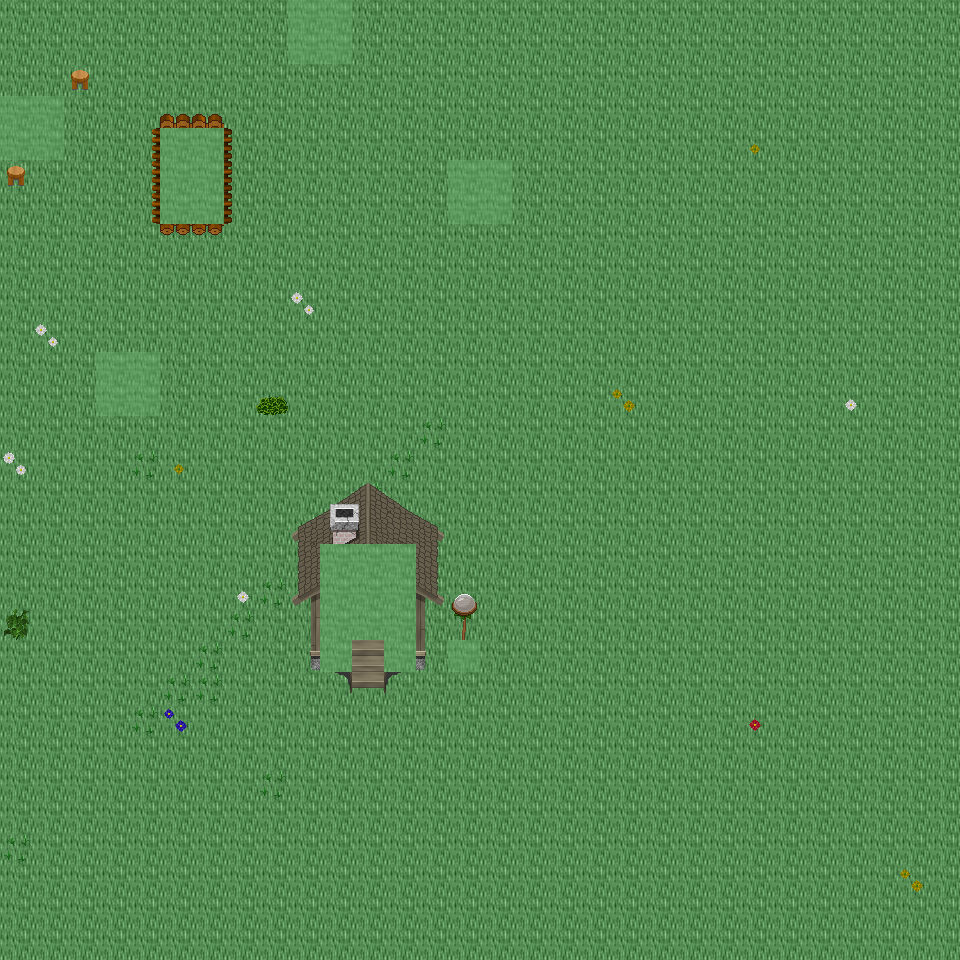

This game map was drawn from its Tiled (.tmx) file and the tilesets committed beside it. A one-line description and the trimmed map source follow:
An orthogonal 30x30 tile map with 32x32 px tiles, 6 tile layers (Ground, Object, Object2, Above, ...), 34 tilesets and 6 objects (6x mapExit).

<map version="1.0" orientation="orthogonal" renderorder="right-down" width="30" height="30" tilewidth="32" tileheight="32" nextobjectid="7">
  <tileset firstgid="1" name="tileset_ground_ground" tilewidth="32" tileheight="32" tilecount="33" columns="3">
    <image source="../drawable/tileset_ground_ground.png" width="96" height="352" />
  </tileset>
  <tileset firstgid="34" name="tileset_ground_grass_edges" tilewidth="32" tileheight="32" tilecount="36" columns="12">
    <image source="../drawable/tileset_ground_grass_edges.png" width="384" height="96" />
  </tileset>
  <tileset firstgid="70" name="tileset_ground_earth_edges" tilewidth="32" tileheight="32" tilecount="18" columns="6">
    <image source="../drawable/tileset_ground_earth_edges.png" width="192" height="96" />
  </tileset>
  <tileset firstgid="88" name="tileset_ground_grass_corners" tilewidth="32" tileheight="32" tilecount="24" columns="6">
    <image source="../drawable/tileset_ground_grass_corners.png" width="192" height="128" />
  </tileset>
  <tileset firstgid="112" name="tileset_plant_grasses" tilewidth="32" tileheight="32" tilecount="6" columns="3">
    <image source="../drawable/tileset_plant_grasses.png" width="96" height="64" />
  </tileset>
  <tileset firstgid="118" name="tileset_plant_flower_daisy_blue" tilewidth="32" tileheight="32" tilecount="8" columns="2">
    <image source="../drawable/tileset_plant_flower_daisy_blue.png" width="64" height="128" />
  </tileset>
  <tileset firstgid="126" name="tileset_plant_flower_daisy_yellow" tilewidth="32" tileheight="32" tilecount="8" columns="2">
    <image source="../drawable/tileset_plant_flower_daisy_yellow.png" width="64" height="128" />
  </tileset>
  <tileset firstgid="134" name="tileset_plant_bush_bushes" tilewidth="32" tileheight="32" tilecount="10" columns="5">
    <image source="../drawable/tileset_plant_bush_bushes.png" width="160" height="64" />
  </tileset>
  <tileset firstgid="144" name="tileset_plant_flower_daisy_red" tilewidth="32" tileheight="32" tilecount="8" columns="2">
    <image source="../drawable/tileset_plant_flower_daisy_red.png" width="64" height="128" />
  </tileset>
  <tileset firstgid="152" name="tileset_plant_flower_daisy_white" tilewidth="32" tileheight="32" tilecount="8" columns="2">
    <image source="../drawable/tileset_plant_flower_daisy_white.png" width="64" height="128" />
  </tileset>
  <tileset firstgid="160" name="tileset_logic_collision" tilewidth="32" tileheight="32" tilecount="1" columns="1">
    <image source="../drawable/tileset_logic_collision.png" width="32" height="32" />
  </tileset>
  <tileset firstgid="161" name="tileset_plant_stump_stump_brown" tilewidth="32" tileheight="32" tilecount="4" columns="2">
    <image source="../drawable/tileset_plant_stump_stump_brown.png" width="64" height="64" />
  </tileset>
  <tileset firstgid="165" name="tileset_plant_tree_tree_green" tilewidth="32" tileheight="32" tilecount="88" columns="8">
    <image source="../drawable/tileset_plant_tree_tree_green.png" width="256" height="352" />
  </tileset>
  <tileset firstgid="253" name="tileset_logic_item_resources" tilewidth="32" tileheight="32" tilecount="6" columns="6">
    <image source="../drawable/tileset_logic_item_resources.png" width="192" height="32" />
  </tileset>
  <tileset firstgid="259" name="tileset_logic_item_mushroom" tilewidth="32" tileheight="32" tilecount="6" columns="6">
    <image source="../drawable/tileset_logic_item_mushroom.png" width="192" height="32" />
  </tileset>
  <tileset firstgid="265" name="tileset_object_tent" tilewidth="32" tileheight="32" tilecount="9" columns="3">
    <image source="../drawable/tileset_object_tent.png" width="96" height="96" />
  </tileset>
  <tileset firstgid="274" name="tileset_logic_creature_albino_elf" tilewidth="32" tileheight="32" tilecount="5" columns="5">
    <image source="../drawable/tileset_logic_creature_albino_elf.png" width="160" height="32" />
  </tileset>
  <tileset firstgid="279" name="tileset_ground_ladder_vertical_dark" tilewidth="32" tileheight="32" tilecount="3" columns="3">
    <image source="../drawable/tileset_ground_ladder_vertical_dark.png" width="96" height="32" />
  </tileset>
  <tileset firstgid="282" name="tileset_ground_ladder_horizontal_dark" tilewidth="32" tileheight="32" tilecount="3" columns="1">
    <image source="../drawable/tileset_ground_ladder_horizontal_dark.png" width="32" height="96" />
  </tileset>
  <tileset firstgid="285" name="tileset_furniture_light_flames" tilewidth="32" tileheight="32" tilecount="6" columns="6">
    <image source="../drawable/tileset_furniture_light_flames.png" width="192" height="32" />
  </tileset>
  <tileset firstgid="291" name="tileset_furniture_table_tree_stump_table" tilewidth="32" tileheight="32" tilecount="4" columns="2">
    <image source="../drawable/tileset_furniture_table_tree_stump_table.png" width="64" height="64" />
  </tileset>
  <tileset firstgid="295" name="tileset_furniture_chair_stool" tilewidth="32" tileheight="32" tilecount="1" columns="1">
    <image source="../drawable/tileset_furniture_chair_stool.png" width="32" height="32" />
  </tileset>
  <tileset firstgid="296" name="tileset_logic_creature_ent" tilewidth="32" tileheight="32" tilecount="4" columns="4">
    <image source="../drawable/tileset_logic_creature_ent.png" width="128" height="32" />
  </tileset>
  <tileset firstgid="300" name="tileset_logic_creature_animal" tilewidth="32" tileheight="32" tilecount="32" columns="8">
    <image source="../drawable/tileset_logic_creature_animal.png" width="256" height="128" />
  </tileset>
  <tileset firstgid="332" name="tileset_logic_portal" tilewidth="32" tileheight="32" tilecount="24" columns="8">
    <image source="../drawable/tileset_logic_portal.png" width="256" height="96" />
  </tileset>
  <tileset firstgid="356" name="tileset_logic_item_herb" tilewidth="32" tileheight="32" tilecount="5" columns="5">
    <image source="../drawable/tileset_logic_item_herb.png" width="160" height="32" />
  </tileset>
  <tileset firstgid="361" name="tileset_ground_pothole" tilewidth="32" tileheight="32" tilecount="4" columns="4">
    <image source="../drawable/tileset_ground_pothole.png" width="128" height="32" />
  </tileset>
  <tileset firstgid="365" name="tileset_logic_creature_elemental" tilewidth="32" tileheight="32" tilecount="16" columns="8">
    <image source="../drawable/tileset_logic_creature_elemental.png" width="256" height="64" />
  </tileset>
  <tileset firstgid="381" name="tileset_plant_bush_bush_pinks" tilewidth="32" tileheight="32" tilecount="4" columns="2">
    <image source="../drawable/tileset_plant_bush_bush_pinks.png" width="64" height="64" />
  </tileset>
  <tileset firstgid="385" name="tileset_light_door_light" tilewidth="32" tileheight="32" tilecount="12" columns="3">
    <image source="../drawable/tileset_light_door_light.png" width="96" height="128" />
  </tileset>
  <tileset firstgid="397" name="tileset_light_dim_light_7x5" tilewidth="32" tileheight="32" tilecount="35" columns="7">
    <image source="../drawable/tileset_light_dim_light_7x5.png" width="224" height="160" />
  </tileset>
  <tileset firstgid="432" name="tileset_light_light_5x5" tilewidth="32" tileheight="32" tilecount="25" columns="5">
    <image source="../drawable/tileset_light_light_5x5.png" width="160" height="160" />
  </tileset>
  <tileset firstgid="457" name="tileset_furniture_light_roots_lamp" tilewidth="32" tileheight="32" tilecount="6" columns="2">
    <image source="../drawable/tileset_furniture_light_roots_lamp.png" width="64" height="96" />
  </tileset>
  <tileset firstgid="463" name="tileset_building_huts" tilewidth="32" tileheight="32" tilecount="338" columns="26">
    <image source="../drawable/tileset_building_huts.png" width="832" height="416" />
  </tileset>
  <layer name="Ground" width="30" height="30">
    <data>[900 cells, 900 non-empty, 2 distinct tile ids]</data>
  </layer>
  <layer name="Object" width="30" height="30">
    <data>[900 cells, 61 non-empty, 26 distinct tile ids]</data>
  </layer>
  <layer name="Object2" width="30" height="30">
    <data>[900 cells, 27 non-empty, 23 distinct tile ids]</data>
  </layer>
  <layer name="Above" width="30" height="30">
    <data>[900 cells, 23 non-empty, 21 distinct tile ids]</data>
  </layer>
  <layer name="Above2" width="30" height="30">
    <data>[900 cells, 0 non-empty, 0 distinct tile ids]</data>
  </layer>
  <layer name="Walkable" width="30" height="30">
    <data>[900 cells, 34 non-empty, 1 distinct tile ids]</data>
  </layer>
  <objectgroup name="MapEvents">
    <object id="1" name="north" type="mapExit" x="0" y="0" width="288" height="32">
      <properties>
        <property name="map" value="level_0_x120_y128" />
        <property name="x" value="0" />
        <property name="y" value="28" />
      </properties>
    </object>
    <object id="2" name="north2" type="mapExit" x="352" y="0" width="608" height="32">
      <properties>
        <property name="map" value="level_0_x120_y128" />
        <property name="x" value="11" />
        <property name="y" value="28" />
      </properties>
    </object>
    <object id="3" name="south" type="mapExit" x="0" y="928" width="960" height="32">
      <properties>
        <property name="map" value="level_0_x120_y130" />
        <property name="x" value="0" />
        <property name="y" value="1" />
      </properties>
    </object>
    <object id="4" name="west" type="mapExit" x="0" y="0" width="32" height="96">
      <properties>
        <property name="map" value="level_0_x119_y129" />
        <property name="x" value="28" />
        <property name="y" value="0" />
      </properties>
    </object>
    <object id="5" name="west2" type="mapExit" x="0" y="160" width="32" height="800">
      <properties>
        <property name="map" value="level_0_x119_y129" />
        <property name="x" value="28" />
        <property name="y" value="5" />
      </properties>
    </object>
    <object id="6" name="east" type="mapExit" x="928" y="0" width="32" height="960">
      <properties>
        <property name="map" value="level_0_x121_y129" />
        <property name="x" value="1" />
        <property name="y" value="0" />
      </properties>
    </object>
  </objectgroup>
</map>
